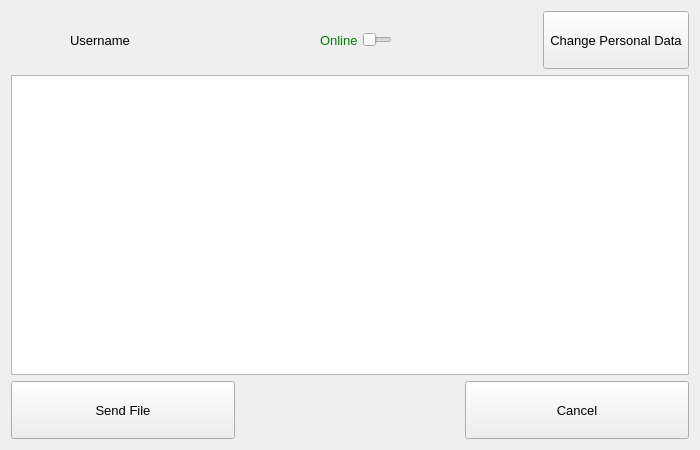
<?xml version="1.0" encoding="UTF-8"?>
<ui version="4.0">
 <class>MainWindow</class>
 <widget class="QMainWindow" name="MainWindow">
  <property name="windowModality">
   <enum>Qt::NonModal</enum>
  </property>
  <property name="geometry">
   <rect>
    <x>0</x>
    <y>0</y>
    <width>700</width>
    <height>450</height>
   </rect>
  </property>
  <property name="sizePolicy">
   <sizepolicy hsizetype="Expanding" vsizetype="Expanding">
    <horstretch>0</horstretch>
    <verstretch>0</verstretch>
   </sizepolicy>
  </property>
  <property name="windowTitle">
   <string>Local File Sharer</string>
  </property>
  <widget class="QWidget" name="centralWidget">
   <property name="sizePolicy">
    <sizepolicy hsizetype="Expanding" vsizetype="Expanding">
     <horstretch>0</horstretch>
     <verstretch>0</verstretch>
    </sizepolicy>
   </property>
   <property name="font">
    <font>
     <pointsize>10</pointsize>
    </font>
   </property>
   <layout class="QVBoxLayout" name="verticalLayout">
    <item>
     <layout class="QHBoxLayout" name="TopHorizontalLayout">
      <property name="spacing">
       <number>4</number>
      </property>
      <property name="leftMargin">
       <number>0</number>
      </property>
      <property name="topMargin">
       <number>0</number>
      </property>
      <property name="rightMargin">
       <number>0</number>
      </property>
      <property name="bottomMargin">
       <number>0</number>
      </property>
      <item>
       <widget class="QLabel" name="UserPhotoLabel">
        <property name="sizePolicy">
         <sizepolicy hsizetype="Maximum" vsizetype="Maximum">
          <horstretch>0</horstretch>
          <verstretch>0</verstretch>
         </sizepolicy>
        </property>
        <property name="minimumSize">
         <size>
          <width>55</width>
          <height>55</height>
         </size>
        </property>
        <property name="maximumSize">
         <size>
          <width>55</width>
          <height>55</height>
         </size>
        </property>
        <property name="text">
         <string/>
        </property>
        <property name="pixmap">
         <pixmap resource="LocalFileSharer.qrc">:/LocalFileSharer/DefaultUser</pixmap>
        </property>
        <property name="scaledContents">
         <bool>true</bool>
        </property>
        <property name="wordWrap">
         <bool>false</bool>
        </property>
       </widget>
      </item>
      <item>
       <widget class="QLabel" name="UserNameLabel">
        <property name="sizePolicy">
         <sizepolicy hsizetype="MinimumExpanding" vsizetype="MinimumExpanding">
          <horstretch>0</horstretch>
          <verstretch>0</verstretch>
         </sizepolicy>
        </property>
        <property name="minimumSize">
         <size>
          <width>100</width>
          <height>40</height>
         </size>
        </property>
        <property name="maximumSize">
         <size>
          <width>100</width>
          <height>40</height>
         </size>
        </property>
        <property name="font">
         <font>
          <pointsize>10</pointsize>
         </font>
        </property>
        <property name="text">
         <string>Username</string>
        </property>
        <property name="scaledContents">
         <bool>false</bool>
        </property>
        <property name="alignment">
         <set>Qt::AlignLeading|Qt::AlignLeft|Qt::AlignVCenter</set>
        </property>
       </widget>
      </item>
      <item>
       <spacer name="horizontalSpacer">
        <property name="orientation">
         <enum>Qt::Horizontal</enum>
        </property>
        <property name="sizeType">
         <enum>QSizePolicy::Expanding</enum>
        </property>
        <property name="sizeHint" stdset="0">
         <size>
          <width>40</width>
          <height>10</height>
         </size>
        </property>
       </spacer>
      </item>
      <item>
       <widget class="QLabel" name="OnlineOfflineLabel">
        <property name="sizePolicy">
         <sizepolicy hsizetype="Maximum" vsizetype="Expanding">
          <horstretch>0</horstretch>
          <verstretch>0</verstretch>
         </sizepolicy>
        </property>
        <property name="minimumSize">
         <size>
          <width>0</width>
          <height>0</height>
         </size>
        </property>
        <property name="font">
         <font>
          <pointsize>10</pointsize>
         </font>
        </property>
        <property name="styleSheet">
         <string notr="true">color : green</string>
        </property>
        <property name="text">
         <string>Online</string>
        </property>
       </widget>
      </item>
      <item>
       <widget class="QSlider" name="OnlineStatusSlider">
        <property name="sizePolicy">
         <sizepolicy hsizetype="Expanding" vsizetype="Expanding">
          <horstretch>0</horstretch>
          <verstretch>0</verstretch>
         </sizepolicy>
        </property>
        <property name="minimumSize">
         <size>
          <width>30</width>
          <height>20</height>
         </size>
        </property>
        <property name="maximumSize">
         <size>
          <width>30</width>
          <height>20</height>
         </size>
        </property>
        <property name="maximum">
         <number>1</number>
        </property>
        <property name="orientation">
         <enum>Qt::Horizontal</enum>
        </property>
       </widget>
      </item>
      <item>
       <spacer name="horizontalSpacer_3">
        <property name="orientation">
         <enum>Qt::Horizontal</enum>
        </property>
        <property name="sizeType">
         <enum>QSizePolicy::MinimumExpanding</enum>
        </property>
        <property name="sizeHint" stdset="0">
         <size>
          <width>10</width>
          <height>20</height>
         </size>
        </property>
       </spacer>
      </item>
      <item>
       <widget class="QPushButton" name="UserDataButton">
        <property name="sizePolicy">
         <sizepolicy hsizetype="Expanding" vsizetype="Expanding">
          <horstretch>0</horstretch>
          <verstretch>0</verstretch>
         </sizepolicy>
        </property>
        <property name="minimumSize">
         <size>
          <width>55</width>
          <height>55</height>
         </size>
        </property>
        <property name="maximumSize">
         <size>
          <width>16777215</width>
          <height>16777215</height>
         </size>
        </property>
        <property name="font">
         <font>
          <pointsize>10</pointsize>
         </font>
        </property>
        <property name="text">
         <string>Change Personal Data</string>
        </property>
       </widget>
      </item>
     </layout>
    </item>
    <item>
     <layout class="QHBoxLayout" name="CenterHorizontalLayout">
      <item>
       <widget class="QListWidget" name="listWidget">
        <property name="sizePolicy">
         <sizepolicy hsizetype="Expanding" vsizetype="Expanding">
          <horstretch>0</horstretch>
          <verstretch>0</verstretch>
         </sizepolicy>
        </property>
        <property name="minimumSize">
         <size>
          <width>600</width>
          <height>300</height>
         </size>
        </property>
        <property name="font">
         <font>
          <pointsize>10</pointsize>
         </font>
        </property>
        <property name="autoScrollMargin">
         <number>16</number>
        </property>
        <property name="selectionMode">
         <enum>QAbstractItemView::MultiSelection</enum>
        </property>
        <property name="iconSize">
         <size>
          <width>75</width>
          <height>75</height>
         </size>
        </property>
       </widget>
      </item>
     </layout>
    </item>
    <item>
     <layout class="QHBoxLayout" name="BottomHorizontalLayout">
      <property name="sizeConstraint">
       <enum>QLayout::SetDefaultConstraint</enum>
      </property>
      <item>
       <widget class="QPushButton" name="SendFileButton">
        <property name="sizePolicy">
         <sizepolicy hsizetype="Expanding" vsizetype="Expanding">
          <horstretch>0</horstretch>
          <verstretch>0</verstretch>
         </sizepolicy>
        </property>
        <property name="minimumSize">
         <size>
          <width>55</width>
          <height>55</height>
         </size>
        </property>
        <property name="maximumSize">
         <size>
          <width>16777215</width>
          <height>16777215</height>
         </size>
        </property>
        <property name="font">
         <font>
          <pointsize>10</pointsize>
         </font>
        </property>
        <property name="text">
         <string>Send File</string>
        </property>
       </widget>
      </item>
      <item>
       <spacer name="horizontalSpacer_2">
        <property name="orientation">
         <enum>Qt::Horizontal</enum>
        </property>
        <property name="sizeType">
         <enum>QSizePolicy::Expanding</enum>
        </property>
        <property name="sizeHint" stdset="0">
         <size>
          <width>120</width>
          <height>20</height>
         </size>
        </property>
       </spacer>
      </item>
      <item>
       <widget class="QPushButton" name="CancelButton">
        <property name="sizePolicy">
         <sizepolicy hsizetype="Expanding" vsizetype="Expanding">
          <horstretch>0</horstretch>
          <verstretch>0</verstretch>
         </sizepolicy>
        </property>
        <property name="minimumSize">
         <size>
          <width>55</width>
          <height>55</height>
         </size>
        </property>
        <property name="maximumSize">
         <size>
          <width>16777215</width>
          <height>16777215</height>
         </size>
        </property>
        <property name="font">
         <font>
          <pointsize>10</pointsize>
         </font>
        </property>
        <property name="text">
         <string>Cancel</string>
        </property>
       </widget>
      </item>
     </layout>
    </item>
   </layout>
  </widget>
  <action name="actionOnline">
   <property name="checkable">
    <bool>true</bool>
   </property>
   <property name="checked">
    <bool>true</bool>
   </property>
   <property name="text">
    <string>Online</string>
   </property>
   <property name="menuRole">
    <enum>QAction::NoRole</enum>
   </property>
  </action>
  <action name="actionOffline">
   <property name="checkable">
    <bool>true</bool>
   </property>
   <property name="text">
    <string>Offline</string>
   </property>
  </action>
  <action name="actionNome">
   <property name="checkable">
    <bool>true</bool>
   </property>
   <property name="text">
    <string>Nome</string>
   </property>
  </action>
  <action name="actionAnonimo">
   <property name="checkable">
    <bool>true</bool>
   </property>
   <property name="checked">
    <bool>true</bool>
   </property>
   <property name="text">
    <string>Anonimo</string>
   </property>
  </action>
  <action name="actionAggiungi_foto_profilo">
   <property name="text">
    <string>Aggiungi foto profilo</string>
   </property>
  </action>
  <action name="actionVolto_anonimo">
   <property name="text">
    <string>Volto anonimo</string>
   </property>
  </action>
 </widget>
 <layoutdefault spacing="6" margin="11"/>
 <resources>
  <include location="LocalFileSharer.qrc"/>
  <include location="LocalFileSharer.qrc"/>
 </resources>
 <connections/>
</ui>
